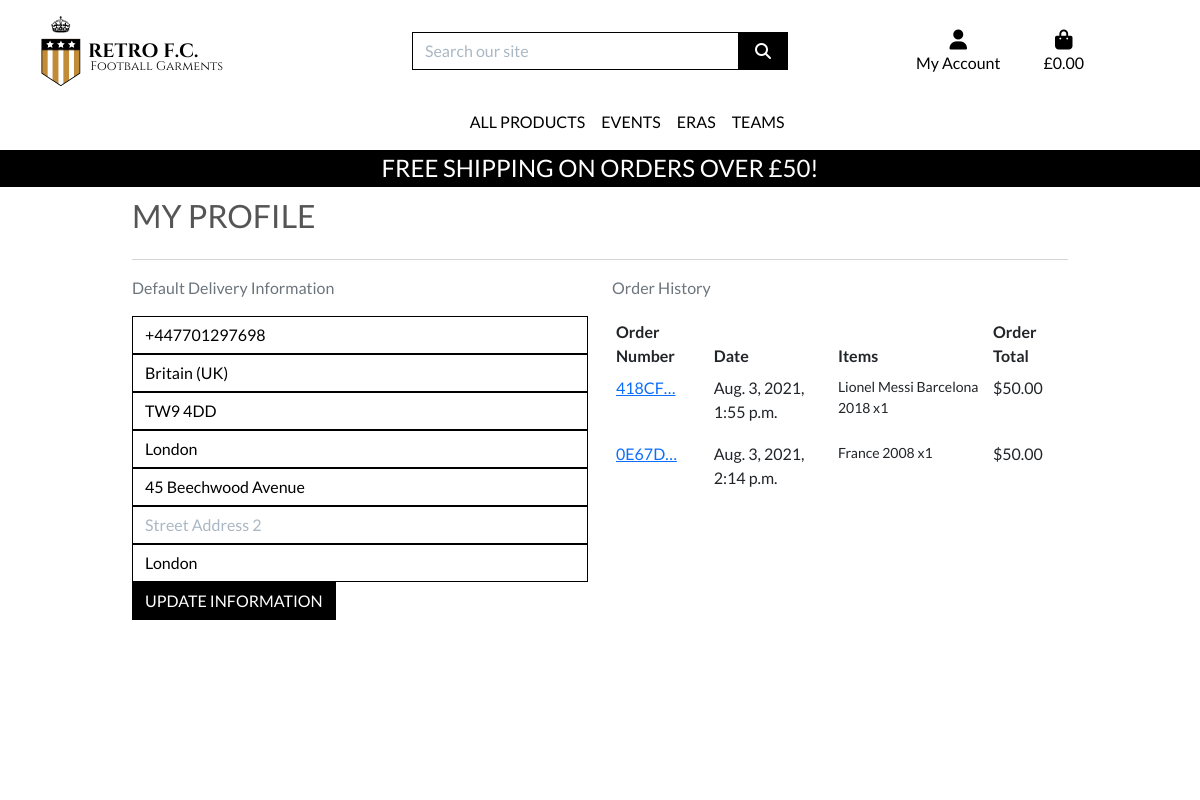
The page /profiles/ (signed in) on the database its author committed.
### profiles/models.py (models this page shows, shortened)
class UserProfile(models.Model):
    user = models.OneToOneField(User, on_delete=models.CASCADE)
    default_phone_number = models.CharField(max_length=20, null=True, blank=True)
    default_country = CountryField(blank_label='Country', null=True, blank=True)
    default_postcode = models.CharField(max_length=20, null=True, blank=True)
    default_town_or_city = models.CharField(max_length=40, null=True, blank=True)
    default_street_address1 = models.CharField(max_length=80, null=True, blank=True)
    default_street_address2 = models.CharField(max_length=80, null=True, blank=True)
    default_county = models.CharField(max_length=80, null=True, blank=True)

### checkout/models.py (models this page shows, shortened)
class Order(models.Model):
    order_number = models.CharField(max_length=32, null=False, editable=False)
    user_profile = models.ForeignKey(UserProfile, on_delete=models.SET_NULL,null=True, blank=True, related_name='orders')
    full_name = models.CharField(max_length=50, null=False, blank=False)
    email = models.EmailField(max_length=254, null=False, blank=False)
    phone_number = models.CharField(max_length=20, null=False, blank=False)
    country = CountryField(blank_label='Country *', null=False, blank=False)
    postcode = models.CharField(max_length=20, null=True, blank=True)
    town_or_city = models.CharField(max_length=40, null=False, blank=False)
    street_address1 = models.CharField(max_length=80, null=False, blank=False)
    street_address2 = models.CharField(max_length=80, null=True, blank=True)
    county = models.CharField(max_length=80, null=True, blank=True)
    date = models.DateTimeField(auto_now_add=True)
    delivery_cost = models.DecimalField(max_digits=6, decimal_places=2, null=False, default=0)
    order_total = models.DecimalField(max_digits=10, decimal_places=2, null=False, default=0)
    grand_total = models.DecimalField(max_digits=10, decimal_places=2, null=False, default=0)
    original_bag = models.TextField(null=False, blank=False, default='')
    stripe_pid = models.CharField(max_length=254, null=False, blank=False, default='')

class OrderLineItem(models.Model):
    order = models.ForeignKey(Order, null=False, blank=False, on_delete=models.CASCADE, related_name='lineitems')
    product = models.ForeignKey(Product, null=False, blank=False, on_delete=models.CASCADE)
    quantity = models.IntegerField(null=False, blank=False, default=0)
    lineitem_total = models.DecimalField(max_digits=6, decimal_places=2, null=False, blank=False, editable=False)

### products/models.py (models this page shows, shortened)
class Product(models.Model):
    category = models.ForeignKey('Category', null=True, blank=True, on_delete=models.SET_NULL)
    sku = models.CharField(max_length=254, null=True, blank=True)
    name = models.CharField(max_length=254)
    description = models.TextField()
    has_sizes = models.BooleanField(default=False, null=True, blank=True)
    price = models.DecimalField(max_digits=6, decimal_places=2)
    rating = models.DecimalField(max_digits=6, decimal_places=2, null=True, blank=True)
    image_url = models.URLField(max_length=1024, null=True, blank=True)
    image = models.ImageField(null=True, blank=True)

### profiles/views.py (the view)
# urls.py: path('', views.profile, name='profile'),
@login_required
def profile(request):
    profile = get_object_or_404(UserProfile, user=request.user)
    if request.method == 'POST':
        form = UserProfileForm(request.POST, instance=profile)
        if form.is_valid():
            form.save()
            messages.success(request, 'Profile updated successfully')
        else:
            messages.error(request, 'Update failed. Please ensure form is valid')
    else:
        form = UserProfileForm(instance=profile)
    orders = profile.orders.all()
    template = 'profiles/profile.html'
    context = {
        'form': form,
        'orders': orders,
        'on_profile_page': True
    }
    return render(request, template, context)

### profiles/forms.py
class UserProfileForm(forms.ModelForm):
    class Meta:
        model = UserProfile
        exclude = ('user',)
    def __init__(self, *args, **kwargs):
        super().__init__(*args, **kwargs)
        placeholders = {
            'default_phone_number': 'Phone Number',
            'default_postcode': 'Postal Code',
            'default_town_or_city': 'Town or City',
            'default_street_address1': 'Street Address 1',
            'default_street_address2': 'Street Address 2',
            'default_county': 'County, State or Locality',
        }
        self.fields['default_phone_number'].widget.attrs['autofocus'] = True
        for field in self.fields:
            if field != 'default_country':
                if self.fields[field].required:
                    placeholder = f'{placeholders[field]} *'
                else:
                    placeholder = placeholders[field]
                self.fields[field].widget.attrs['placeholder'] = placeholder
            self.fields[field].widget.attrs['class'] = 'border-black rounded-0 profile-form-input'
            self.fields[field].label = False

### bag/contexts.py (called while the page is built, shortened)
def bag_contents(request):
    bag_items = []
    total = 0
    product_count = 0
    bag = request.session.get('bag', {})
    if total < settings.FREE_DELIVERY_THRESHOLD:
        delivery = total * Decimal(settings.STANDARD_DELIVERY_PERCENTAGE / 100)
        free_delivery_delta = settings.FREE_DELIVERY_THRESHOLD - total
    else:
        delivery = 0
        free_delivery_delta = 0
    grand_total = delivery + total
    context = {
        'bag_items' : bag_items,
        'total' : total,
        'product_count' : product_count,
        'delivery' : delivery,
        'free_delivery_delta' : free_delivery_delta,
        'free_delivery_threshold' : settings.FREE_DELIVERY_THRESHOLD,
        'grand_total' : grand_total,
    }
    return context

### profiles/templates/profiles/profile.html (shortened to what this page needs)
{% extends "base.html" %}
{% load static %}
{% block extra_css %}
    <link rel="stylesheet" href="{% static 'profiles/css/profiles.css' %}">
{% endblock %}
{% block page_header %}
    <div class="container header-container">
    </div>
{% endblock %}
{% block content %}
    <div class="overlay"></div>
    <div class="container">
        <div class="row">
            <div class="col">
                <h2 class="logo-font mb-4">My Profile</h2>
                <hr>
            </div>
        </div>
        <div class="row">
            <div class="col-12 col-lg-6">
                <p class="text-muted">Default Delivery Information</p>
                <form class="mt-3" action="{% url 'profile' %}" method="POST" id="profile-update-form">
                    {{ form|crispy }}
                    <button class="btn btn-black rounded-0 text-uppercase float-right">Update Information</button>
                </form>
            </div>
            <div class="col-12 col-lg-6">
                <p class="text-muted">Order History</p>
                <div class="order-history table-responsive">
                    <table class="table table-sm table-borderless">
                        <thead>
                            <tr>
                                <th>Order Number</th>
                                <th>Date</th>
                                <th>Items</th>
                                <th>Order Total</th>
                            </tr>
                        </thead>
                        <tbody>
                            {% for order in orders %}
                                <tr>
                                    <td>
                                        <a href="{% url 'order_history' order.order_number %}"
                                        title="{{ order.order_number }}">
                                            {{ order.order_number|truncatechars:6 }}
                                        </a>
                                    </td>
                                    <td>{{ order.date }}</td>
                                    <td>
                                        <ul class="list-unstyled">
                                            {% for item in order.lineitems.all %}
                                                <li class="small">
                                                    {{ item.product.name }} x{{ item.quantity }}
                                                </li>
                                            {% endfor %}
                                        </ul>
                                    </td>
                                    <td>${{ order.grand_total }}</td>
                                </tr>
                            {% endfor %}
                        </tbody>
                    </table>
                </div>
            </div>
        </div>
{% endblock %}

### static/css/base.css (style rules this page uses)
html { height: 100%; }
body { background: linear-gradient(180deg, rgba(37, 21, 20, 0.3) 99.99%, rgba(255, 255, 255, 0) 100%), url('/media/Main.jpg') no-repeat center center fixed; background-size: cover; height: calc(100vh - 164px); color: #555; font-family: 'Lato'; }
.logo-font { text-transform: uppercase; }
.btn-black { background: black; color: white; }
.border-black { border: 1px solid black !important; }
.overlay { height: 100%; width: 100%; top: 0; left: 0; position: fixed; background: white; z-index: -1; }
@media (min-width: 1200px) { .container { max-width: 80%; } }
@media (min-width: 992px) { .header-container { padding-top: 164px; } }

### profiles/static/profiles/css/profiles.css (style rules this page uses)
.order-history { max-height: 416px; overflow-y: auto; }
#profile-update-form .form-control { color: #000; }
#profile-update-form input::placeholder { color: #aab7c4; }
#id_default_country, #id_default_country option:not(:first-child) { color: #000; }

### rows shown on the page
UserProfile: default_phone_number "+447701297698", default_country "Britain (UK)", default_postcode "TW9 4DD", default_town_or_city "London", default_street_address1 "45 Beechwood Avenue", default_county "London"
Order: order_number "418CF…", date "Aug. 3, 2021, 1:55 p.m.", grand_total "50.00"
OrderLineItem: product.name "Lionel Messi Barcelona 2018", quantity "1"
Order: order_number "0E67D…", date "Aug. 3, 2021, 2:14 p.m.", grand_total "50.00"
OrderLineItem: product.name "France 2008", quantity "1"

### other values the page prints
{{ free_delivery_threshold }} "50"
